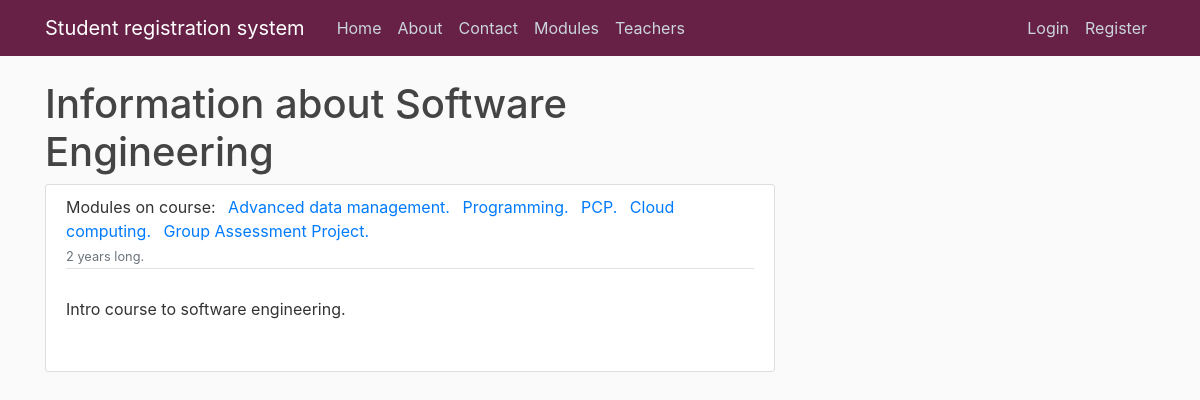
Screenshot of /course/Software Engineering with the database file from the repository.
### ModuleRegistrationSystem/models.py (models this page shows, shortened)
class Course(models.Model):
    name = models.CharField(max_length = 20, primary_key= 'name')
    startDate = models.DateField(default = timezone.now)
    duration = models.CharField(max_length = 10 ,choices= [('1 year', '1 year'), ('2 years', '2 years'), ('3 years', '3 years')])
    description = models.TextField()
    def __str__(self):
        return f'{self.name}'

class Module(models.Model):
    name = models.CharField(max_length= 40)
    code = models.CharField(max_length= 4, primary_key= 'code')
    credit = models.IntegerField(choices= [(20, 20), (40, 40), (60, 60)])
    category = models.CharField(max_length= 20, choices= [('In-person', 'In person'), ('Online', 'Online')])
    description = models.TextField()
    availability = models.BooleanField(default=True)
    courses_Allowed_To_Register = models.ManyToManyField(Course)

### ModuleRegistrationSystem/views.py (the view)
# urls.py: path('course/<str:pk>', CourseDetailView.as_view(), name = 'course-detail'),
class CourseDetailView(DetailView):
        model = Course

### ModuleRegistrationSystem/templates/ModuleRegistrationSystem/course_detail.html (shortened to what this page needs)
{% extends "ModuleRegistrationSystem/base.html" %}
{% block content %}
<h1> Information about {{ object }} </h1>
    <article class="media content-section">
        <div class="media-body">
            <div class="article-metadata">
                <a class="mr-2">Modules on course:
                {% for module in object.module_set.all %}
                <a class="mr-2" href="{% url 'ModuleRegistrationSystem:module-detail' module.code %}">{{ module.name }}.</a>
                {% endfor %}
                <small class="text-muted">{{ object.duration }} long. </small>
            </div>
            <p class="article-content">{{ object.description }}</p></br>
        </div>
    </article>
{% endblock content %}

### ModuleRegistrationSystem/static/css/styles.css (style rules this page uses)
html { position: relative; min-height: 100%; }
body { background: #fafafa; color: #333333; margin-top: 5rem; margin-bottom: 50px; }
h1, h2, h3, h4, h5, h6 { color: #444444; }
.content-section { background: #ffffff; padding: 10px 20px; border: 1px solid #dddddd; border-radius: 3px; margin-bottom: 20px; }
.article-content { white-space: pre-line; }
.article-metadata { padding-bottom: 1px; margin-bottom: 4px; border-bottom: 1px solid #e3e3e3 }

### rows the page displays
Course: name "Software Engineering", duration "2 years", description "Intro course to software engineering."
Module: name "Advanced data management"
Module: name "Programming"
Module: name "PCP"
Module: name "Cloud computing"
Module: name "Group Assessment Project"
